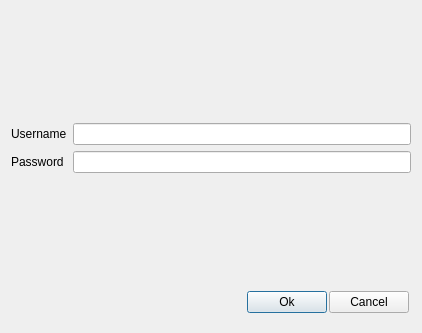
<?xml version="1.0" encoding="UTF-8"?>
<ui version="4.0">
 <class>CTLoginDialog</class>
 <widget class="QDialog" name="CTLoginDialog">
  <property name="geometry">
   <rect>
    <x>0</x>
    <y>0</y>
    <width>422</width>
    <height>333</height>
   </rect>
  </property>
  <property name="windowTitle">
   <string>Login</string>
  </property>
  <layout class="QVBoxLayout" name="verticalLayout">
   <item>
    <layout class="QHBoxLayout" name="horizontalLayout"/>
   </item>
   <item>
    <spacer name="verticalSpacer_3">
     <property name="orientation">
      <enum>Qt::Vertical</enum>
     </property>
     <property name="sizeHint" stdset="0">
      <size>
       <width>20</width>
       <height>40</height>
      </size>
     </property>
    </spacer>
   </item>
   <item>
    <layout class="QGridLayout" name="gridLayout">
     <item row="0" column="0">
      <widget class="QLabel" name="label">
       <property name="text">
        <string>Username</string>
       </property>
      </widget>
     </item>
     <item row="0" column="1">
      <widget class="QLineEdit" name="usernameEdit"/>
     </item>
     <item row="1" column="0">
      <widget class="QLabel" name="label_2">
       <property name="text">
        <string>Password</string>
       </property>
      </widget>
     </item>
     <item row="1" column="1">
      <widget class="QLineEdit" name="passwordEdit"/>
     </item>
    </layout>
   </item>
   <item>
    <spacer name="verticalSpacer">
     <property name="orientation">
      <enum>Qt::Vertical</enum>
     </property>
     <property name="sizeHint" stdset="0">
      <size>
       <width>20</width>
       <height>40</height>
      </size>
     </property>
    </spacer>
   </item>
   <item>
    <layout class="QHBoxLayout" name="horizontalLayout_2">
     <property name="spacing">
      <number>2</number>
     </property>
     <property name="sizeConstraint">
      <enum>QLayout::SetMinimumSize</enum>
     </property>
     <property name="leftMargin">
      <number>9</number>
     </property>
     <property name="rightMargin">
      <number>2</number>
     </property>
     <property name="bottomMargin">
      <number>9</number>
     </property>
     <item>
      <spacer name="horizontalSpacer">
       <property name="orientation">
        <enum>Qt::Horizontal</enum>
       </property>
       <property name="sizeHint" stdset="0">
        <size>
         <width>40</width>
         <height>20</height>
        </size>
       </property>
      </spacer>
     </item>
     <item>
      <widget class="QPushButton" name="okButton">
       <property name="text">
        <string>Ok</string>
       </property>
      </widget>
     </item>
     <item>
      <widget class="QPushButton" name="cancelButton">
       <property name="text">
        <string>Cancel</string>
       </property>
      </widget>
     </item>
    </layout>
   </item>
   <item>
    <layout class="QHBoxLayout" name="horizontalLayout_3"/>
   </item>
  </layout>
 </widget>
 <resources/>
 <connections/>
</ui>
